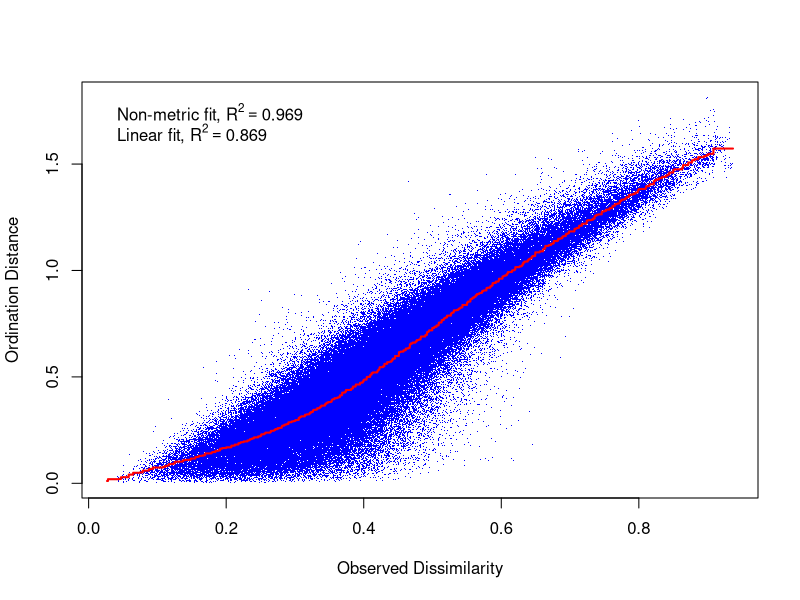

Write R code to recreate this figure. (Note: this script raises an error after producing the figure.)
########################################
##  NOAA/OSU post-doc (NCC Copepods)
##  Step 1a: Run nMDS of copepod spp.
##  Laura E. Lilly
##  Updated: 10 Mar 2024
########################################
# Data are from Newport Hydro Line (NHL):
#   - *Year-day dates*
#   - 36 major spp -> already log(0.1+dens)+1 transformed by C.A. Morgan
#   - includes data from JSOES cruises


# Load environment
library(tidyverse)
library(ggplot2)
library(vegan)  # For nMDS


# Load datafile
nhfl <- read.csv('NH05_CopeDens_log_subSpp_1996_2020.csv')


# ### Step 1: Combine date columns and create new dataframe
dtfl <- data.frame(nhfl[,3],nhfl[,1],nhfl[,2])
colnames(dtfl) <- c(colnames(nhfl[3]),colnames(nhfl[1]),colnames(nhfl[2]))
dtvec <- as.Date(with(dtfl,paste(dtfl$Year,dtfl$Mon,dtfl$Day,sep="-")),"%Y-%m-%d")
sppsub <- data.frame(dtvec,nhfl[,5:ncol(nhfl)]) 


# ### Step 2: Run nMDS
# Get only rows (dates) with *some* non-zero spp
sppnonzro <- sppsub[rowSums(sppsub[,2:ncol(sppsub)])>0,2:ncol(sppsub)]

# Get corresponding 'Dates' vector (to reapply after nMDS)
dtsnonzro <- sppsub[rowSums(sppsub[,2:ncol(sppsub)])>0,1]


##### Average all dulicate values for each date 
dtsnonzrounq <- unique(dtsnonzro)

sppdtavg <- data.frame(matrix(nrow=length(dtsnonzrounq),ncol=ncol(sppnonzro)))
for(d in 1:length(dtsnonzrounq)){
  dtid <- which(dtsnonzro %in% dtsnonzrounq[d])
  sppavg <- colMeans(sppnonzro[dtid,])
  sppdtavg[d,] <- sppavg
}
rownames(sppdtavg) <- dtsnonzrounq
colnames(sppdtavg) <- colnames(sppnonzro)


# # Run nMDS calculations
# First, set up spp. data
sppnmslist <- c("Eucalanus","A.hudsoni","Pseudocalanus",
                        "O.similis","Ct.vanus","Cp.abdominalis",
                        "C.pacificus","C.marshallae","A.tonsa","A.longiremis",
                        "Paracalanus","O.spinirostris","Metridia","Scolecithricella",
                        "Oncaea","M.pusillus","Sc.minor","T.discaudatus",
                        "Ep.longipedata","Cr.anglicus","Clausocalanus",
                        "Cl.pergens","Co.tenuis","Co.styliremis",
                        "A.danae","Cl.arcuicornis","Cl.parapergens",
                        "M.tenuicornis","N.plumchrus","Microsetella",
                        "Lucicutia","Cl.paululus","Cd.bipinnata",
                        "Cl.lividus","Co.pavo","Co.pavon")

# Assign "Warm", "Cool", or "neutral" color to each spp name
sppnmscols <- c("grey50","grey50","purple3",
                "grey50","orange2","purple3",
                "orange2","purple3","orange2","purple3",
                "orange2","grey50","grey50","grey50",
                "grey50","grey50","grey50","grey50",
                "grey50","orange2","orange2",
                "grey50","orange2","orange2",
                "grey50","orange2","grey50",
                "orange2","grey50","grey50",
                "grey50","grey50","grey50",
                "grey50","grey50","grey50")

colnames(sppdtavg) <- sppnmslist

# Run nMDS with two different dimensions applied: k = 2, k = 3
spp_nmds2 <- metaMDS(sppdtavg,trymax=100,k=2) 
# spp_nmds3 <- metaMDS(sppdtavg,trymax=100,k=3) 



# ### Convert to DFs -> for ggplot (can't believe I'm saying this)

# k = 2
# First, nMDS scores (d = 1, 2) by *Species* -> for nMDS plots
# -> Add the color-codings for species names (for plotting)
sppnmds2df <- as.data.frame(scores(spp_nmds2$species)) |>
  mutate(Spp_col = sppnmscols)
# Second, get nMDS scores by *Sample Date* (to save for Fig. 1, Fig. 3 on
#   timeseries of community shifts, etc.)
sampnmds2df <- data.frame(scores(spp_nmds2$sites))


# # k = 3
# sppnmds3df <- as.data.frame(scores(spp_nmds3$species)) |>
#   mutate(Spp_col = sppnmscols)
# 
# sampnmds3df <- as.data.frame(scores(spp_nmds3$sites))



###################################################
# ### Step 4: Plot nMDS ordinations and save scores


# ### Dim:  k = 2
# Plot 4a: Stress plot
# png("../../../OSU_NOAA_postdoc/Project1_SeasonalUpwelling/Plots_v4/P0_nMDS_StressPlot_k2.png", width = 1000, height = 800, units = 'px')
dev.new(width=8,height=20)
stressplot(spp_nmds2)
dev.off()


# Plot 4b: nMDS scores by species
plt1a <- ggplot(sppnmds2df, aes(x = MDS1, y = MDS2)) + 
  geom_point(size = 2, aes(color = Spp_col)) + 
  geom_text(aes(label = rownames(sppnmds2df), color = Spp_col), size = 3, nudge_y = 0.05, show.legend = FALSE) +
  
  labs(x = "NMDS1", colour = "Spp. group", y = "NMDS2", shape = "Type") + 
  
  scale_colour_manual(values = c("grey30","orange2","purple3"),
                      labels = c("Neutral","Warm","Cool")) +
  
  theme(axis.text = element_text(colour = "black", size = 12),
        legend.text = element_text(size = 12, colour ="black"),
        legend.position = "right", 
        axis.title = element_text(size = 14, colour = "black"),
        legend.title = element_text(size = 14, colour = "black"),
        panel.background = element_blank(), 
        panel.border = element_rect(colour = "black", fill = NA, linewidth = 0.5),
        legend.key=element_blank())

# ggsave("../../../OSU_NOAA_postdoc/Project1_SeasonalUpwelling/Figures/Plots_v4/P1_nMDS_Ord_k2.png", plot = plt1a, width = 2000, height = 1600, units = 'px')


# # Save nMDS scores -> by Species
# write.csv(sppnmds2df,'NH05_CopeDens_log10_nMDSscr_Spp_k2.csv')
# # Save nMDS scores -> by Sample Dates
# write.csv(sampnmds2df,'NH05_CopeDens_log10_nMDSscr_Samp_k2.csv')





# ### Dim:  k = 3
# Plot 5a: Stress plot
# png("../../../OSU_NOAA_postdoc/Project1_SeasonalUpwelling/Figures/Plots_v4/P0_nMDS_StressPlot_k3.png", width = 1000, height = 800, units = 'px')
# dev.new(width=8,height=20)
stressplot(spp_nmds3)
dev.off()


# Plot 5b: nMDS scores by species
plt1b <- ggplot(sppnmds3df, aes(x = MDS1, y = MDS2)) + 
  geom_point(size = 2, aes(color = Spp_col)) + 
  geom_text(aes(label = rownames(sppnmds3df), color = Spp_col), size = 3, nudge_y = 0.05) +
  
  labs(x = "NMDS1", colour = "Spp. group", y = "NMDS2", shape = "Type") + 
  
  scale_colour_manual(values = c("grey30","orange2","purple3"),
                      labels = c("Neutral","Cool","Warm")) +
  
  theme(axis.text = element_text(colour = "black", size = 12),
        legend.text = element_text(size = 12, colour ="black"),
        legend.position = "right", 
        axis.title = element_text(size = 14, colour = "black"),
        legend.title = element_text(size = 14, colour = "black"),
        panel.background = element_blank(), 
        panel.border = element_rect(colour = "black", fill = NA, size = 0.5),
        legend.key=element_blank())

# ggsave("../../../OSU_NOAA_postdoc/Project1_SeasonalUpwelling/Figures/Plots_v4/P1_nMDS_Ord_k3.png", plot = plt1b, width = 2000, height = 1600, units = 'px')


# # Save nMDS scores -> by Species
# write.csv(sppnmds3df,'NH05_CopeDens_log10_nMDSscr_Spp_k3.csv')
# # Save nMDS scores -> by Sample Dates
# write.csv(sampnmds3df,'NH05_CopeDens_log10_nMDSscr_Samp_k3.csv')





